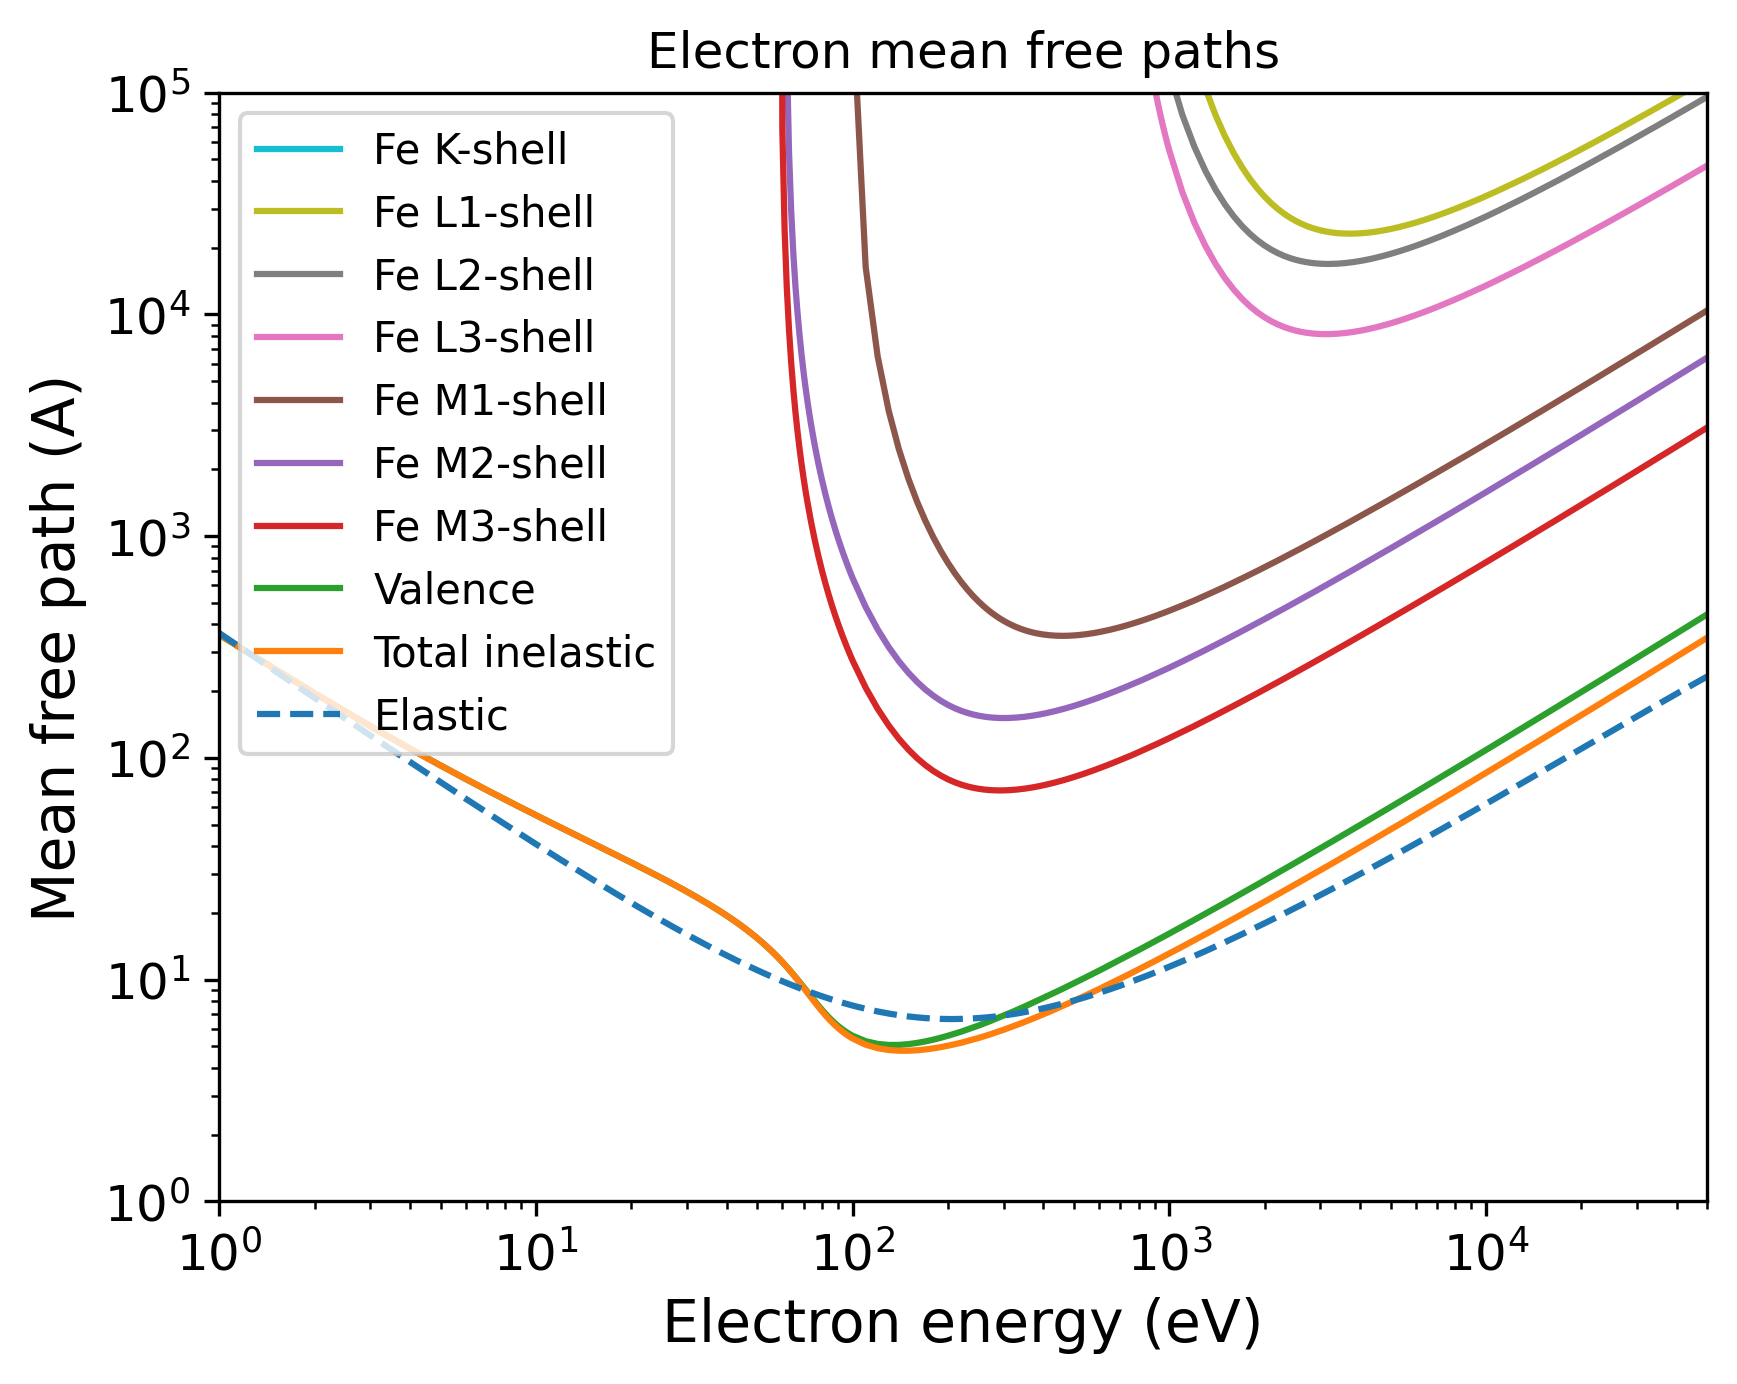

Reproduce this figure in Python.
import pandas as pd
import numpy as np
import matplotlib.pyplot as plt
import matplotlib.cm as cm
# Set the format:
plt.xlabel("Electron energy (eV)", fontsize=14)
plt.ylabel("Mean free path (A)", fontsize=14)
plt.xticks(fontsize=12)
plt.yticks(fontsize=12)
plt.grid(False)
# Set the axes:
# Read the output file:
df = pd.read_csv(r"OUTPUT_Fe_Electron_IMFP.dat", sep=r'\s+', header=None, comment="#", skipinitialspace=True)
plt.xscale("log")
plt.yscale("log")
# Prepare the plot:
columns_to_plot = [ 1, 2, 3, 4, 5, 6, 7, 8, 9]
labels = [ "Fe K-shell", "Fe L1-shell", "Fe L2-shell", "Fe L3-shell", "Fe M1-shell", "Fe M2-shell", "Fe M3-shell", "Valence", "Total inelastic"]
# Create N distinct colors from a colormap
N = len(columns_to_plot)
colors = plt.cm.tab10(np.linspace(1, 0, 10))
# Set line styles:
linestyles = [ "-", "-", "-", "-", "-", "-", "-", "-", "-"]
for i, col in enumerate(columns_to_plot):
    color = colors[i % len(colors)]
    ls    = linestyles[i % len(linestyles)]
    label = labels[i % len(labels)]
    plt.plot(df.iloc[:, 0], df.iloc[:, col],
    color=color,
    label=label,
    linestyle=ls)
# Add a curve from the second file
df2 = pd.read_csv(r"OUTPUT_Fe_Electron_EMFP.dat", sep=r'\s+', header=None, comment="#", skipinitialspace=True)
columns_to_plot2 = [ 2]
labels2 = [ "Elastic"]
# Create second part of the plot:
for col, label in zip(columns_to_plot2, labels2):
    plt.plot(df2.iloc[:, 0], df2.iloc[:, col], label=label, linestyle="--")
plt.xlim(1.00000000,50000.00000000)
plt.ylim(1.00000000,100000.00000000)
plt.title("Electron mean free paths")
plt.legend(loc="best", fontsize=10)
# Save the plot in this format:
plt.savefig("OUTPUT_MFP_electron.png", dpi=300, bbox_inches="tight")
